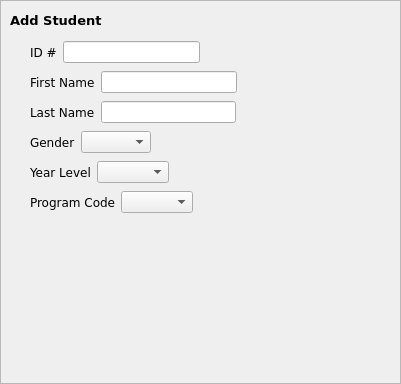
   <widget class="QFrame" name="frame_4">
    <property name="geometry">
     <rect>
      <x>570</x>
      <y>-70</y>
      <width>401</width>
      <height>384</height>
     </rect>
    </property>
    <property name="sizePolicy">
     <sizepolicy hsizetype="Preferred" vsizetype="Preferred">
      <horstretch>5</horstretch>
      <verstretch>0</verstretch>
     </sizepolicy>
    </property>
    <property name="frameShape">
     <enum>QFrame::StyledPanel</enum>
    </property>
    <property name="frameShadow">
     <enum>QFrame::Raised</enum>
    </property>
    <widget class="QLabel" name="label">
     <property name="geometry">
      <rect>
       <x>10</x>
       <y>10</y>
       <width>101</width>
       <height>21</height>
      </rect>
     </property>
     <property name="font">
      <font>
       <family>Verdana</family>
       <pointsize>10</pointsize>
       <bold>true</bold>
      </font>
     </property>
     <property name="text">
      <string>Add Student</string>
     </property>
    </widget>
    <widget class="QWidget" name="layoutWidget">
     <property name="geometry">
      <rect>
       <x>30</x>
       <y>40</y>
       <width>170</width>
       <height>24</height>
      </rect>
     </property>
     <layout class="QHBoxLayout" name="horizontalLayout_21">
      <item>
       <widget class="QLabel" name="label_3">
        <property name="font">
         <font>
          <family>Verdana</family>
         </font>
        </property>
        <property name="text">
         <string>ID #</string>
        </property>
       </widget>
      </item>
      <item>
       <widget class="QLineEdit" name="lineEdit_3"/>
      </item>
     </layout>
    </widget>
    <widget class="QWidget" name="layoutWidget_5">
     <property name="geometry">
      <rect>
       <x>30</x>
       <y>70</y>
       <width>207</width>
       <height>24</height>
      </rect>
     </property>
     <layout class="QHBoxLayout" name="horizontalLayout_22">
      <item>
       <widget class="QLabel" name="label_4">
        <property name="font">
         <font>
          <family>Verdana</family>
         </font>
        </property>
        <property name="text">
         <string>First Name</string>
        </property>
       </widget>
      </item>
      <item>
       <widget class="QLineEdit" name="lineEdit_2"/>
      </item>
     </layout>
    </widget>
    <widget class="QWidget" name="layoutWidget_6">
     <property name="geometry">
      <rect>
       <x>30</x>
       <y>100</y>
       <width>206</width>
       <height>24</height>
      </rect>
     </property>
     <layout class="QHBoxLayout" name="horizontalLayout_24">
      <item>
       <widget class="QLabel" name="label_5">
        <property name="font">
         <font>
          <family>Verdana</family>
         </font>
        </property>
        <property name="text">
         <string>Last Name</string>
        </property>
       </widget>
      </item>
      <item>
       <widget class="QLineEdit" name="lineEdit"/>
      </item>
     </layout>
    </widget>
    <widget class="QWidget" name="layoutWidget_7">
     <property name="geometry">
      <rect>
       <x>30</x>
       <y>130</y>
       <width>121</width>
       <height>24</height>
      </rect>
     </property>
     <layout class="QHBoxLayout" name="horizontalLayout_25">
      <item>
       <widget class="QLabel" name="label_6">
        <property name="font">
         <font>
          <family>Verdana</family>
         </font>
        </property>
        <property name="text">
         <string>Gender</string>
        </property>
       </widget>
      </item>
      <item>
       <widget class="QComboBox" name="comboBox_3"/>
      </item>
     </layout>
    </widget>
    <widget class="QWidget" name="layoutWidget_8">
     <property name="geometry">
      <rect>
       <x>30</x>
       <y>160</y>
       <width>139</width>
       <height>24</height>
      </rect>
     </property>
     <layout class="QHBoxLayout" name="horizontalLayout_26">
      <item>
       <widget class="QLabel" name="label_7">
        <property name="font">
         <font>
          <family>Verdana</family>
         </font>
        </property>
        <property name="text">
         <string>Year Level</string>
        </property>
       </widget>
      </item>
      <item>
       <widget class="QComboBox" name="comboBox_2"/>
      </item>
     </layout>
    </widget>
    <widget class="QWidget" name="layoutWidget_9">
     <property name="geometry">
      <rect>
       <x>30</x>
       <y>190</y>
       <width>163</width>
       <height>24</height>
      </rect>
     </property>
     <layout class="QHBoxLayout" name="horizontalLayout_27">
      <item>
       <widget class="QLabel" name="label_8">
        <property name="font">
         <font>
          <family>Verdana</family>
         </font>
        </property>
        <property name="text">
         <string>Program Code</string>
        </property>
       </widget>
      </item>
      <item>
       <widget class="QComboBox" name="comboBox"/>
      </item>
     </layout>
    </widget>
   </widget>
